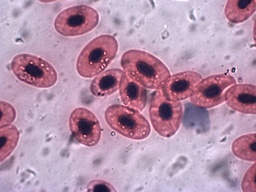
#> input picture images/Frogrbc1000x.jpg, 256 x 192 px, shrunk from 1272 x 952 before the run, found by its file name
$ jupyter execute Denoising.ipynb
#> lines starting #> are read from the running program, lines starting #| are printed output that depends on the picture
# **Denoising**
<hr/>

**Task 1:** Finding correlation <br/>
**Task 2:** Finding edges through filter <br/>
**Task 3:** Salt and pepper noise <br/>
**Task 4:** Image denoising and sharpening

## **Importing the necessary libraries**

*   [OpenCV](): Computer vision library

*   [numpy](https://numpy.org/doc/): Library for N-dimensional array.

*   [matplotlib](https://matplotlib.org/): Library containing packages for visualisation.

*   [scipy](): Scientific library to find correlation

*   [random](): Mathematical library to generate random values.

[cell 1]
import numpy as np
import matplotlib.pyplot as plt
from scipy import signal
import cv2
import random

**Loading Image**

Let us first downlad image and load it using openCV.

[cell 2]
image_path = r'D:\CV\images\Frogrbc1000x.jpg'

[cell 3]
#Loading in grayscale form
img = cv2.imread(image_path, 0)
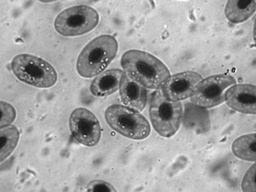
#> img: shape (192, 256); min 19, max 255, mean 160.6

[cell 4]
# Displaying the image
plt.imshow(img, cmap='gray')
plt.axis('off')
plt.show()

## Correlation

---

In this section we will use some portion of the image and try to correlation between the portion and the whole image. First we will extract the pattern from the image.

[cell 5]
#Extracting portion from the image
pattern = img[0:145, 0:75]
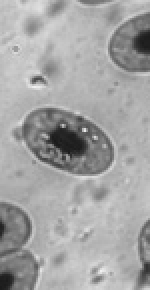
#> pattern: shape (145, 75) (shown 2 times larger); min 25, max 241, mean 163.9
fig = plt.figure(figsize=(10, 5))
ax1 = fig.add_subplot(121)
ax1.imshow(img, cmap='gray',)
ax1.set_title("Original Image")
ax2 = fig.add_subplot(122)
ax2.imshow(pattern, cmap='gray', label="Repeated Pattern")
ax2.set_title("Pattern")

plt.show()
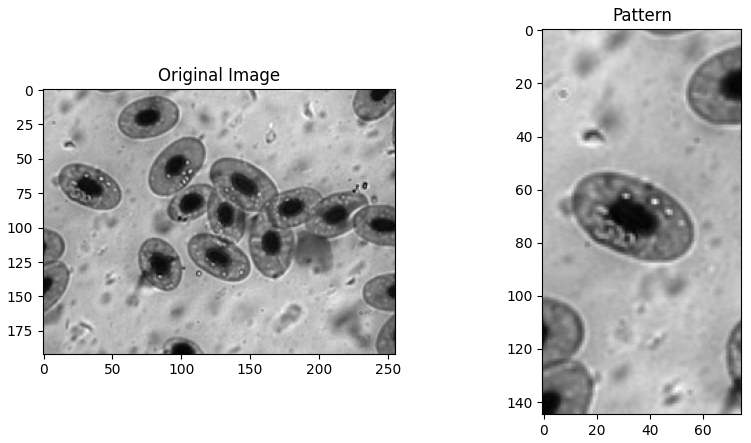
#> figure drawn by matplotlib, 2 panels

Here, we are going to find 2D correlation between `pattern` and `img` file using signal class of scipy module. Use `symm` boundary and `full` mode in the parameter.

[cell 6]
# Performing 2D correlation between the image and pattern
corr = signal.correlate2d(img, pattern, boundary='symm', mode='full')
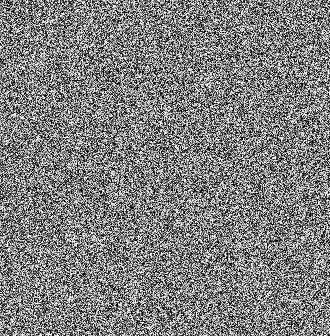
#> corr: shape (336, 330); min 0, max 255, mean 127.6

Now let us visualize where the algorithm finds the matching pattern within the image. Red dot in the original image shows the location of pattern.

[cell 7]
y, x = np.unravel_index(np.argmax(corr), corr.shape)  # find the match
#> y = 0; x = 158
fig, (ax_orig, ax_template) = plt.subplots(1, 2, figsize=(10, 6))
ax_orig.imshow(img, cmap='gray')
ax_orig.set_title('Original')
ax_orig.set_axis_off()
ax_template.imshow(pattern, cmap='gray')
ax_template.set_title('Original Template')
ax_template.set_axis_off()

ax_orig.plot(x, y, 'ro')
fig.show()
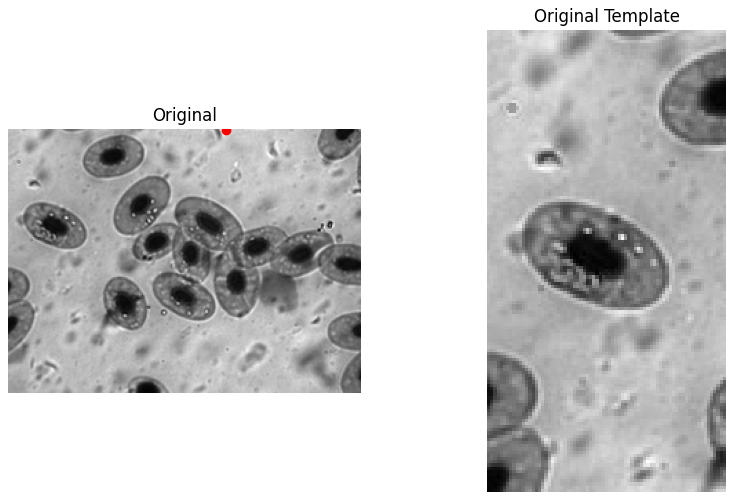
#> figure drawn by matplotlib, 2 panels

## **Exercise 2: Finding edges through kernel**

---
Here, we are going to use edge detecting kernel provided in the reading material to find the edges in the cell image. You will use the kernel in the `filter2D` function of openCV library.

[cell 8]
## Defining the edge detection kernel
kernel = np.array([[1, 0, -1],
                   [1, 0, -1],
                   [1, 0, -1]])

[cell 9]
# Using filter2D
edge = cv2.filter2D(img, -1, kernel)
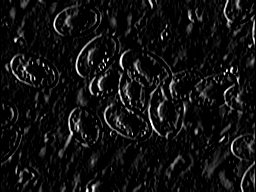
#> edge: shape (192, 256); min 0, max 255, mean 17.2
edge_normalized = cv2.normalize(edge, None, 0, 255, cv2.NORM_MINMAX)

Now let us visalize the original image and the edge detecting image.

[cell 10]
# Displaying the original image
plt.subplot(121)
plt.imshow(img, cmap='gray')
plt.xticks([]), plt.yticks([])

# Displaying the edge-detected image
plt.subplot(122)
plt.imshow(edge_normalized, cmap='gray')
plt.xticks([]), plt.yticks([])


plt.show()

## Adding salt and pepper noise

---
Here, we are going to write code such that the function returns image with salt and pepper noise. The function takes image and prob as parameter. 'prob' basically defines the probabilty of salt and pepper noise.

[cell 11]
#Defining the probability
prob = 0.2

[cell 12]
#Original iimage to add noise
output = np.copy(img)

[cell 13]
# Generating random numbers for salt and pepper noise
num_salt = np.ceil(prob * img.size * 0.5)
#> num_salt = 4916
num_pepper = np.ceil(prob * img.size * 0.5)
#> num_pepper = 4916

[cell 14]
#Adding salt noise
coords_salt = [np.random.randint(0, i - 1, int(num_salt)) for i in img.shape]
output[coords_salt[0], coords_salt[1]] = 25

[cell 15]
#Adding pepper noise
coords_pepper = [np.random.randint(0, i - 1, int(num_pepper)) for i in img.shape]
output[coords_pepper[0], coords_pepper[1]] = 0
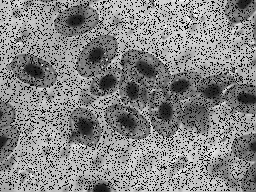
#> output: shape (192, 256); min 0, max 255, mean 133.7

[cell 16]
# Displaying the noisy image
plt.figure(figsize=(5, 5))
plt.imshow(output, cmap='gray')
plt.axis('off')
plt.show()

# Removing the noise on the image using Gaussian blur and Median blur
We are going to use both gaussian blur and median blur to remove the noise on the image and see which one does better. Use sigmaX and sigmaY as $0.8$ value, kernel of $(5,5)$ and for median blur use kernel of size $5$.

[cell 17]
# Applying Gaussian blur
sigmaX = 0.8
sigmaY = 0.8
gblurr2 = cv2.GaussianBlur(img, (5, 5), sigmaX)

[cell 18]
# Applying Median blur
mblurr2 = cv2.medianBlur(img, 5)
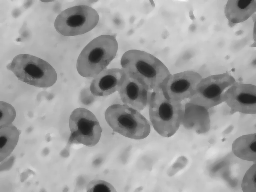
#> mblurr2: shape (192, 256); min 23, max 245, mean 160.7

Let us visualize the effect of gaussian blur and motion blur.

[cell 19]
#Displaying
fig = plt.figure(figsize=(12, 12))
plt.subplot(121), plt.imshow(gblurr2, cmap='gray')
plt.xticks([]), plt.yticks([])

plt.subplot(122), plt.imshow(mblurr2, cmap='gray')
plt.xticks([]), plt.yticks([])

plt.show()
